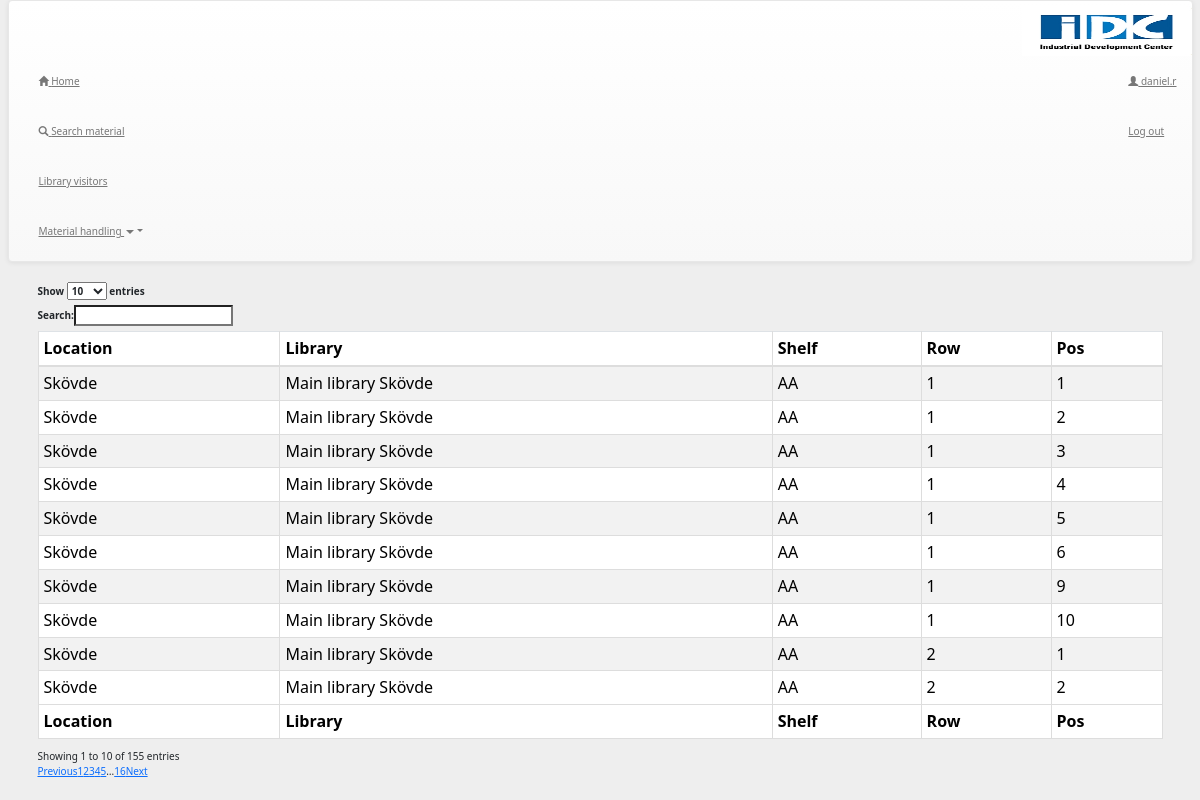
The page /shelfavalible.php (signed in) on the database its author committed.
### tables this page shows
CREATE TABLE `rowposition` (
  `id` varchar(10) DEFAULT NULL,
  `position` int(11) NOT NULL DEFAULT '0',
  `rownumber` int(11) NOT NULL DEFAULT '0',
  `shelfname` varchar(20) NOT NULL DEFAULT '',
  `placename` varchar(30) NOT NULL DEFAULT '',
  `placeposition` varchar(30) NOT NULL DEFAULT '',
  PRIMARY KEY (`position`,`rownumber`,`shelfname`,`placename`,`placeposition`),
  KEY `placename` (`placename`,`shelfname`,`placeposition`)
);

### shelfavalible.php (the view, shortened to what this page needs)
<?php
include 'navbar.php';
include 'dbconnect.php';
?>
<!DOCTYPE html>
<html>
<head>
		<link rel="stylesheet" href="//maxcdn.bootstrapcdn.com/bootstrap/3.3.6/css/bootstrap.min.css" type="text/css" media='all' />
		<link rel="stylesheet" href="search.css" type="text/css" media='all' />
		<link rel="stylesheet" href="https://cdn.datatables.net/1.10.11/css/dataTables.bootstrap.min.css" type="text/css" media='all' />
		<link rel="stylesheet" type="text/css" href="//cdn.jsdelivr.net/bootstrap/latest/css/bootstrap.css" />
</head>
<body>
<?php
    echo "<div class='container'>";
	echo "<div class='row'>";
	echo "<div id='no-more-tables'>";
		echo "<table id='example' class='table table-striped table-bordered table-condensed cf' cellspacing='0' width='100%'>";
        echo '<thead class="cf">';
			echo '<tr>';
            echo '<th>Location</th>';
            echo '<th>Library</th>';
            echo '<th>Shelf</th>';
            echo '<th>Row</th>';
            echo '<th>Pos</th>';
			echo '</tr>';
		echo '</thead>';
        echo '<tfoot class="cf">';
        echo '<tr>';
            echo '<th>Location</th>';
            echo '<th>Library</th>';
            echo '<th>Shelf</th>';
            echo '<th>Row</th>';
            echo '<th>Pos</th>';
        echo '</tr>';
        echo '</tfoot>';
        echo '<tbody>';
			foreach($pdo->query("SELECT * FROM rowposition where (id is null)") as $row){
				echo "<tr>";
				echo "<td>".$row['placename']."</td>";
				echo "<td>".$row['placeposition']."</td>";
				echo "<td>".$row['shelfname']."</td>";
				echo "<td>".$row['rownumber']."</td>";
				echo "<td>".$row['position']."</td>";
				echo "</tr>";
			}
			echo '</tbody>';
		echo '</table>';
echo '</div>';
echo '</div>';
echo '</div>';
?>
</html>
</body>

### style.css (style rules this page uses)
body { background: #eee !important; }

### rows shown on the page
rowposition: placename "Skövde", placeposition "Main library Skövde", shelfname "AA", rownumber "1", position "1"
rowposition: placename "Skövde", placeposition "Main library Skövde", shelfname "AA", rownumber "1", position "2"
rowposition: placename "Skövde", placeposition "Main library Skövde", shelfname "AA", rownumber "1", position "3"
rowposition: placename "Skövde", placeposition "Main library Skövde", shelfname "AA", rownumber "1", position "4"
rowposition: placename "Skövde", placeposition "Main library Skövde", shelfname "AA", rownumber "1", position "5"
rowposition: placename "Skövde", placeposition "Main library Skövde", shelfname "AA", rownumber "1", position "6"
rowposition: placename "Skövde", placeposition "Main library Skövde", shelfname "AA", rownumber "1", position "9"
rowposition: placename "Skövde", placeposition "Main library Skövde", shelfname "AA", rownumber "1", position "10"
rowposition: placename "Skövde", placeposition "Main library Skövde", shelfname "AA", rownumber "2", position "1"
rowposition: placename "Skövde", placeposition "Main library Skövde", shelfname "AA", rownumber "2", position "2"

### other values the page prints
$_SESSION['username'] "daniel.r"
